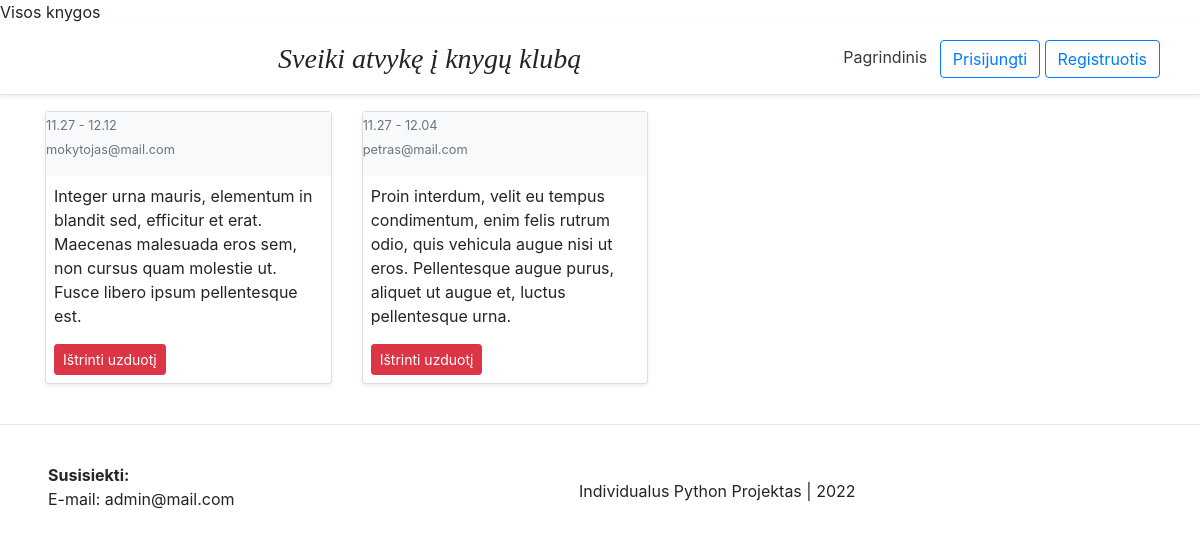
The app's page /taskposts/ with its own data.
### taskpost/models.py (models this page shows, shortened)
class TaskPost(models.Model):
    sender = models.ForeignKey(settings.AUTH_USER_MODEL, on_delete=models.CASCADE, related_name='sender')
    description = models.TextField()
    posted_at = models.DateTimeField(auto_now=True, null=True)
    deadline = models.DateField('Galioja iki', null=True, blank=True)

### account/models.py (models this page shows, shortened)
class Account(AbstractBaseUser, PermissionsMixin):
	email = models.EmailField('El. paštas', max_length=60, unique=True)
	username = models.CharField('Vartotojo vardas', max_length=30, unique=True, )
	date_joined = models.DateTimeField(verbose_name='Prisijungimo data', auto_now_add=True)
	last_login = models.DateTimeField(verbose_name='Paskutiną kartą matytas', auto_now=True)
	is_admin = models.BooleanField(default=False)
	is_active = models.BooleanField(default=True)
	is_staff = models.BooleanField(default=False)
	is_superuser = models.BooleanField(default=False)
	is_teacher = models.BooleanField(default=False)
	is_student = models.BooleanField(default=True)
	hide_email = models.BooleanField(default=True)
	profile_image = models.ImageField(max_length=255, upload_to=get_profile_img_path,
                                    null=True, blank=True, default=get_default_profile_image)
	USERNAME_FIELD = 'email'
	REQUIRED_FIELDS = ['username']
	objects = MyAccountManager()
	def __str__(self):
		return f'{self.email}'

### taskpost/views.py (the view)
# urls.py: path('taskposts/', views.taskpost_list, name='taskpost_list'),
def taskpost_list(request):
	taskpost = TaskPost.objects.all()
	context = {
        'taskpost_list': taskpost
    }
	return render(request, 'taskposts/taskpost_list.html', context=context)

### taskpost/templates/taskposts/taskpost_list.html (shortened to what this page needs)
{% extends 'base.html' %}
{% load static %}
{% load crispy_forms_tags %}
{% block content %}
<div class="row">
    <div class="col-md-10 blog-main">
        <div class="row">
    {% if taskpost_list %}
      {% for task in taskpost_list %}
        <div class="col-md-4 d-flex align-items-stretch">
            <div class="card mb-4  shadow-sm">
                <div class="bg-light">
                     <p> <small class="text-muted text-right">{{task.posted_at|date:"m.d"}} - {{task.deadline|date:"m.d" }}<br>{{task.sender}}</small></p>
                </div>
                <div class="p-2">
                    <p class="card-text "> {{task.description|truncatechars:300 }} </p>
                    <form method="post" action="{% url 'delete_taskpost' task.id %}">
                      <button type="submit" class="btn btn-danger btn-sm">Ištrinti uzduotį</button>
                    </form>
                </div>
            </div>
        </div>
      {% endfor %}
    {% endif %}
        </div>
    </div>
</div>
{% endblock %}

### records on screen
TaskPost: posted_at "11.27", deadline "12.12", sender "mokytojas@mail.com", description "Integer urna mauris, elementum in blandit sed, efficitur et erat. Maecenas malesuada eros sem, non cursus quam molestie ut. Fusce libero ipsum pellentesque est."
TaskPost: posted_at "11.27", deadline "12.04", sender "petras@mail.com", description "Proin interdum, velit eu tempus condimentum, enim felis rutrum odio, quis vehicula augue nisi ut eros. Pellentesque augue purus, aliquet ut augue et, luctus pellentesque urna."
